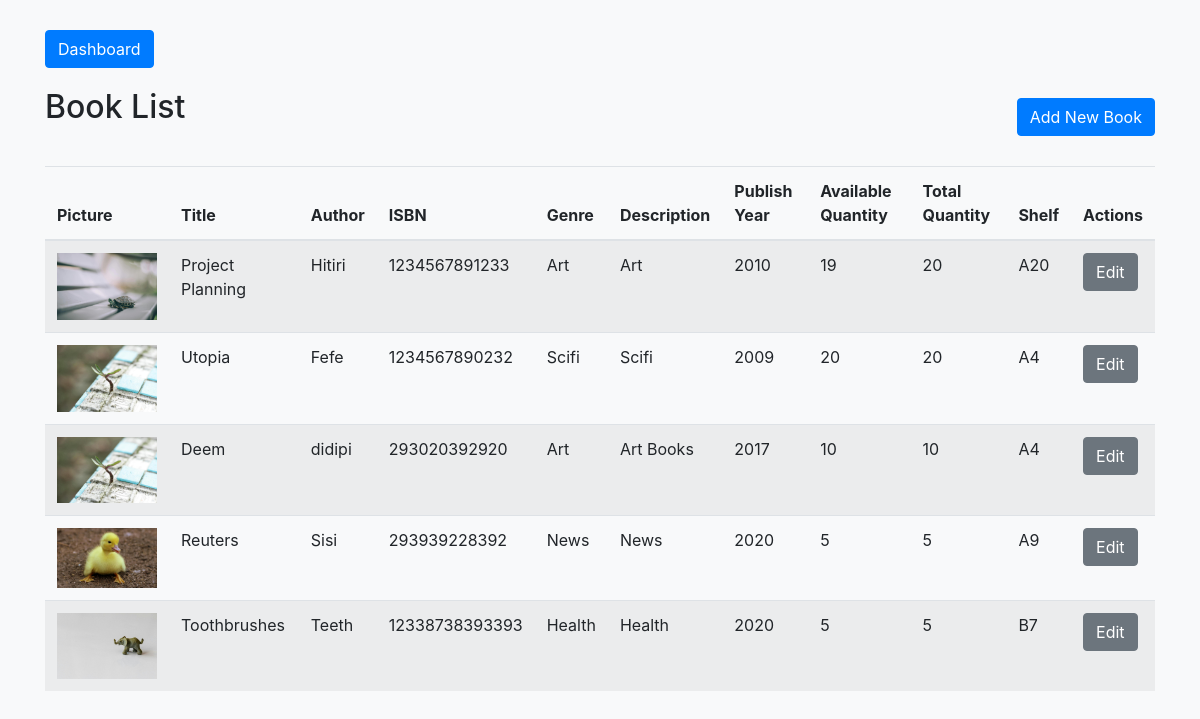
Before: /books with the older database file.
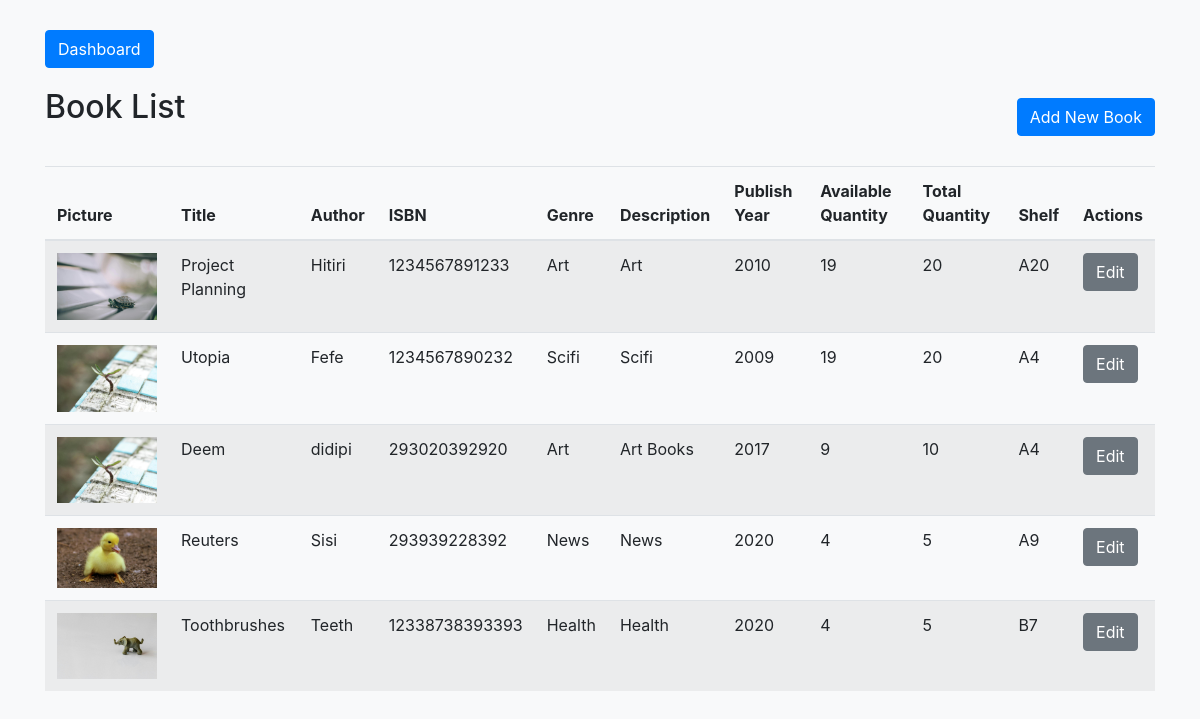
After: the same page with the newer database file.
### models.py (models this page shows, shortened)
class Book(db.Model):
    id = db.Column(db.Integer, primary_key=True)
    picture = db.Column(db.String(120), nullable=True)
    title = db.Column(db.String(150), nullable=False)
    author = db.Column(db.String(100), nullable=False)
    isbn = db.Column(db.String(20), unique=True, nullable=False)
    genre = db.Column(db.String(50), nullable=True)
    description = db.Column(db.String(50), nullable=False)
    publication_year = db.Column(db.Integer)
    available_quantity = db.Column(db.Integer, default=1)
    total_quantity = db.Column(db.Integer, default=1)
    shelf = db.Column(db.String(100), nullable=False)

### app.py (the view)
@app.route('/books')
def list_books():
    books = Book.query.all()
    return render_template('list_books.html', books=books)

### templates/list_books.html (shortened to what this page needs)
<!DOCTYPE html>
<html lang="en">
<head>
    <link href="https://stackpath.bootstrapcdn.com/bootstrap/4.5.2/css/bootstrap.min.css" rel="stylesheet">
</head>
<body>
<div class="container">
    <div class="dlink">
        <a href="{{ url_for('dashboard') }}" class="btn btn-primary">Dashboard</a>
    </div>
    <div class="d-flex justify-content-between align-items-center">
        <h2>Book List</h2>
        <a href="{{ url_for('add_book') }}" class="btn btn-primary">Add New Book</a>
    </div>
    <table class="table table-striped">
        <thead>
            <tr>
                <th>Picture</th>
                <th>Title</th>
                <th>Author</th>
                <th>ISBN</th>
                <th>Genre</th>
                <th>Description</th>
                <th>Publish Year</th>
                <th>Available Quantity</th>
                <th>Total Quantity</th>
                <th>Shelf</th>
                <th>Actions</th>
            </tr>
        </thead>
        <tbody>
            {% for book in books %}
            <tr>
                <td>
                    {% if book.picture %}
                    <img src="{{ url_for('static', filename='uploads/' + book.picture) }}" alt="{{ book.title }}" width="100">
                    {% else %}
                    No image
                    {% endif %}
                </td>
                <td>{{ book.title }}</td>
                <td>{{ book.author }}</td>
                <td>{{ book.isbn }}</td>
                <td>{{ book.genre }}</td>
                <td>{{ book.description }}</td>
                <td>{{ book.publication_year }}</td>
                <td>{{ book.available_quantity }}</td>
                <td>{{ book.total_quantity }}</td>
                <td>{{ book.shelf }}</td>
                <td>
                    <a href="{{ url_for('edit_book', book_id=book.id) }}" class="btn btn-secondary">Edit</a>
                </td>
            </tr>
            {% endfor %}
        </tbody>
    </table>
</div>
</body>
</html>

### templates/list_books.html (style rules this page uses)
body { background-color: #f8f9fa; }
.container { padding-top: 30px; }
h2 { margin-bottom: 20px; }
.dlink { margin-bottom: 20px; }
table { margin-top: 20px; }
img { max-width: 100px; height: auto; }

Changed rows visible on the page:
changed Book "Utopia": available_quantity "20" → "19"
changed Book "Deem": available_quantity "10" → "9"
changed Book "Reuters": available_quantity "5" → "4"
changed Book "Toothbrushes": available_quantity "5" → "4"
